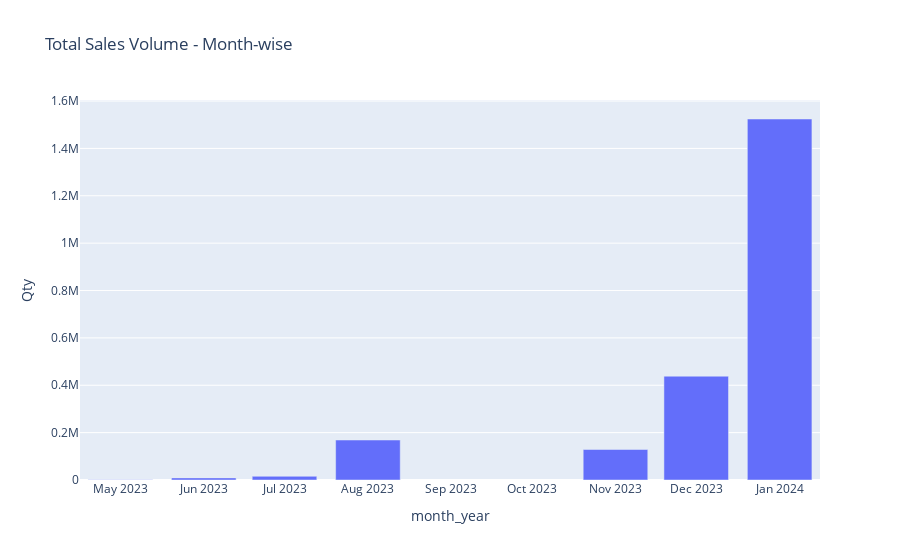

The notebook cell this image was saved under:
### Code cell
#Monthly sales volume
sales_df['month_year'] = sales_df['Date'].dt.to_period('M')
total_sales_month = sales_df.groupby(['month_year']).agg({'Qty': 'sum'}).sort_values(by='Qty',ascending=False).reset_index()
total_sales_month['month_year'] = total_sales_month['month_year'].astype(str)
fig3 = px.bar(total_sales_month, x='month_year', y='Qty', title='Total Sales Volume - Month-wise')
fig3.show()

### Figure 1 — Plotly figure (JSON) as saved in the notebook; plotly's stock layout.template omitted (floating-point values rounded to 4 significant figures)
{"data": [{"alignmentgroup": "True", "hovertemplate": "month_year=%{x}<br>Qty=%{y}<extra></extra>", "legendgroup": "", "marker": {"color": "#636efa", "pattern": {"shape": ""}}, "name": "", "offsetgroup": "", "orientation": "v", "showlegend": false, "textposition": "auto", "type": "bar", "x": ["2024-01", "2023-12", "2023-08", "2023-11", "2023-07", "2023-06", "2023-05"], "xaxis": "x", "y": [1524170, 438302, 168850, 128781, 15622, 8937, 1228], "yaxis": "y"}], "layout": {"barmode": "relative", "legend": {"tracegroupgap": 0}, "title": {"text": "Total Sales Volume - Month-wise"}, "xaxis": {"anchor": "y", "domain": [0, 1], "title": {"text": "month_year"}}, "yaxis": {"anchor": "x", "domain": [0, 1], "title": {"text": "Qty"}}}}
